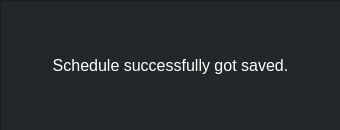
<?xml version="1.0" encoding="UTF-8"?>
<ui version="4.0">
 <class>Dialog</class>
 <widget class="QDialog" name="Dialog">
  <property name="geometry">
   <rect>
    <x>0</x>
    <y>0</y>
    <width>340</width>
    <height>130</height>
   </rect>
  </property>
  <property name="windowTitle">
   <string>Dialog</string>
  </property>
  <widget class="QFrame" name="outer_frame_s_sd">
   <property name="geometry">
    <rect>
     <x>0</x>
     <y>0</y>
     <width>341</width>
     <height>131</height>
    </rect>
   </property>
   <property name="styleSheet">
    <string notr="true">background-color: rgb(35, 39, 42);
background-color: rgb(44, 47, 51);
background-color: rgb(35, 39, 42);</string>
   </property>
   <property name="frameShape">
    <enum>QFrame::StyledPanel</enum>
   </property>
   <property name="frameShadow">
    <enum>QFrame::Raised</enum>
   </property>
   <widget class="QLabel" name="label_s_sd">
    <property name="geometry">
     <rect>
      <x>10</x>
      <y>30</y>
      <width>321</width>
      <height>71</height>
     </rect>
    </property>
    <property name="font">
     <font>
      <pointsize>12</pointsize>
     </font>
    </property>
    <property name="layoutDirection">
     <enum>Qt::RightToLeft</enum>
    </property>
    <property name="styleSheet">
     <string notr="true">color: rgb(255, 255, 255);</string>
    </property>
    <property name="text">
     <string>Schedule successfully got saved.</string>
    </property>
    <property name="alignment">
     <set>Qt::AlignCenter</set>
    </property>
   </widget>
  </widget>
 </widget>
 <resources/>
 <connections/>
</ui>
